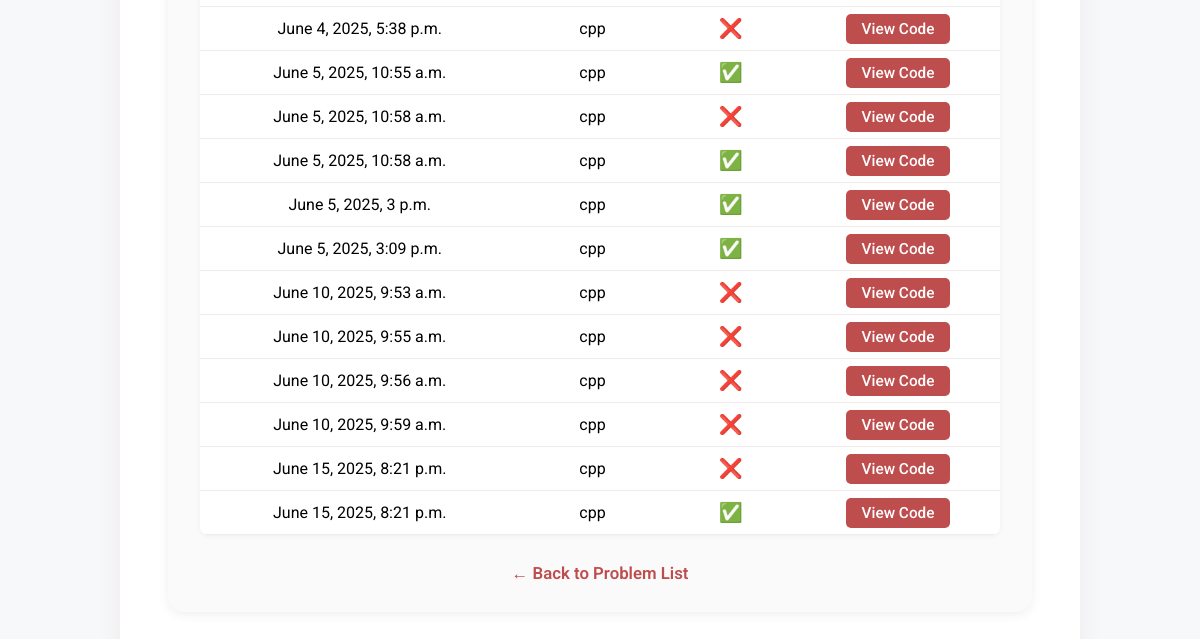
/Teachers/Tproblem/1/submissions/ (signed in, lower part), run on an earlier commit of the app's database.
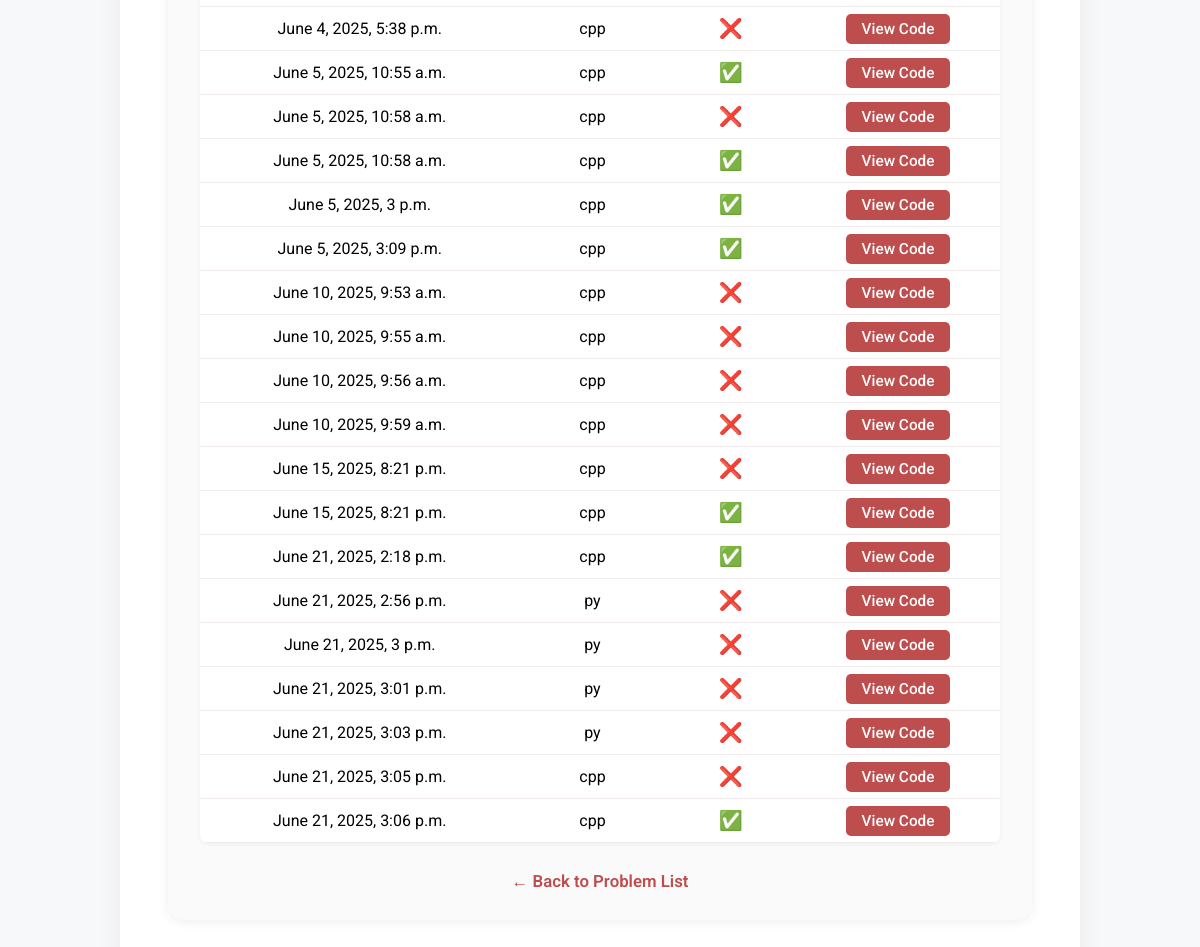
And on a later commit of the database.
### submit/models.py (models this page shows)
class CodeSubmit(models.Model):
    user = models.ForeignKey(settings.AUTH_USER_MODEL, on_delete=models.CASCADE, related_name='code_submissions')
    problem = models.ForeignKey(Problem, on_delete=models.CASCADE, null=True, blank=True, related_name='submissions')
    language= models.CharField(max_length=50)
    code = models.TextField()
    input = models.TextField(null=True, blank =True)
    output = models.TextField(null = True, blank= True)
    is_correct = models.BooleanField(default=False)
    timestamp = models.DateTimeField(auto_now_add=True)

### Teachers/views.py (the view)
# urls.py: path('Tproblem/<int:pk>/submissions/', views.Tproblem_submissions, name='Tproblem_submissions'),
@login_required
@user_passes_test(is_teacher)
def Tproblem_submissions(request, pk):
    problem = get_object_or_404(Problem, pk = pk)
    submissions = CodeSubmit.objects.filter(user=request.user, problem=problem).order_by('timestamp')
    return render(request, 'Tproblem_submissions.html', {
        'problem':problem,
        'submissions': submissions,
    })

### Teachers/views.py (called while the page is built)
def is_teacher(user):
    return hasattr(user, 'profile') and user.profile.user_type =='teacher'

### Teachers/Templates/Tproblem_submissions.html (shortened to what this page needs)
{% extends "base.html" %}
{% block content %}
<div style="
    max-width: 800px;
    margin: 40px auto;
    background: #fafafa;
    border-radius: 16px;
    box-shadow: 0 2px 12px #eee;
    padding: 36px 32px 28px 32px;
">
    <table style="
        width:100%;
        border-collapse:collapse;
        background:#fff;
        border-radius:8px;
        overflow:hidden;
        box-shadow: 0 1px 4px #eee;
        font-size:1em;
    ">
        <tbody>
        {% for sub in submissions %}
            <tr style="text-align:center; border-bottom:1px solid #f0eaea;">
                <td style="padding:10px 8px;">{{ sub.timestamp }}</td>
                <td style="padding:10px 8px;">{{ sub.language }}</td>
                <td style="padding:10px 8px;">
                    {% if sub.is_correct %}
                        <span style="font-size:1.2em; color:rgb(31, 228, 47);">✅</span>
                    {% else %}
                        <span style="font-size:1.2em; color:#be4d4d;">❌</span>
                    {% endif %}
                </td>
                <td style="padding:10px 8px;">
                    <a href="{% url 'Tview_code_submission' sub.id %}" style="
                        background:#be4d4d;
                        color:#fff;
                        padding:6px 16px;
                        border-radius:5px;
                        text-decoration:none;
                        font-size:0.96em;
                        font-weight:500;
                        transition:background 0.2s;
                    "
                    onmouseover="this.style.background='#a63a3a'"
                    onmouseout="this.style.background='#be4d4d'">
                        View Code
                    </a>
                </td>
            </tr>
        {% empty %}
            <tr>
                <td colspan="4" style="padding:18px; color:#888;">No submissions yet.</td>
            </tr>
        {% endfor %}
        </tbody>
    </table>
    <div style="margin-top:28px; text-align:center;">
        <a href="{% url 'problems' %}" style="color:#be4d4d; text-decoration:none; font-weight:600; font-size:1.05em;">
            &larr; Back to Problem List
        </a>
    </div>
</div>
{% endblock %}

What changed in the data, as far as the page shows it:
added CodeSubmit: timestamp "June 21, 2025, 2:18 p.m.", language "cpp"
added CodeSubmit: timestamp "June 21, 2025, 2:56 p.m.", language "py"
added CodeSubmit: timestamp "June 21, 2025, 3 p.m.", language "py"
added CodeSubmit: timestamp "June 21, 2025, 3:01 p.m.", language "py"
added CodeSubmit: timestamp "June 21, 2025, 3:03 p.m.", language "py"
added CodeSubmit: timestamp "June 21, 2025, 3:05 p.m.", language "cpp"
added CodeSubmit: timestamp "June 21, 2025, 3:06 p.m.", language "cpp"
